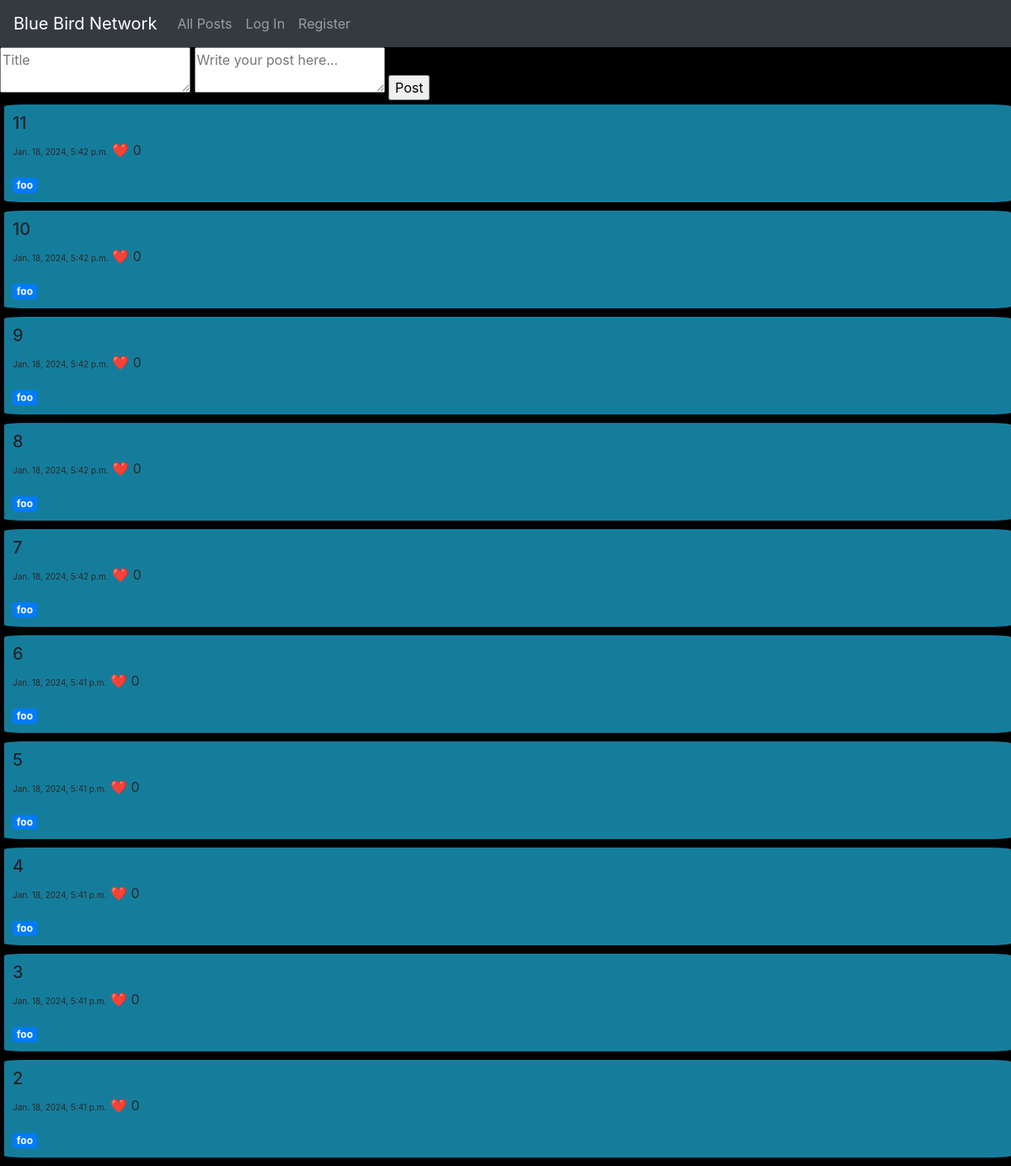
The page / on the database its author committed.
### network/models.py (models this page shows, shortened)
class Tweet(models.Model):
    user = models.ForeignKey(User, on_delete=models.CASCADE, related_name= "user1")
    title = models.CharField(max_length=64)
    content = models.TextField()
    timestamp = models.DateTimeField(auto_now_add=True)
    likes = models.IntegerField(default = 0)

class User(AbstractUser):
    pass

### network/views.py (the view)
# urls.py: path("", views.index, name="index"),
def index(request):
    pageNumber = int(request.GET.get('page', 1))
    nextPageUrl = '?page=' + str(pageNumber + 1)
    lastPageUrl = '?page=' + str(pageNumber - 1) if pageNumber > 1 else ""
    displacementAmount = (pageNumber - 1) * 10
    old_posts = Tweet.objects.all().order_by("-timestamp")[displacementAmount:displacementAmount+10]
    morePosts = Tweet.objects.all().order_by("-timestamp")[displacementAmount+10:displacementAmount+20].exists()
    return render(request, "network/index.html", {'old_posts': old_posts, 'nextPageUrl': nextPageUrl , 'lastPageUrl': lastPageUrl, "more_posts":morePosts})

### network/templates/network/index.html (shortened to what this page needs)
{% extends "network/layout.html" %}
{% block body %}
    <html lang="en">
        <body>
            <form id="post-form" method="POST">
                <textarea id="title-content" name = "title" placeholder = "Title"></textarea>
                <textarea id="post-content" name="content" placeholder="Write your post here..."></textarea>
                <input style="margin-bottom: 5px; " id = "submit-post" type="submit" value="Post">
            </form>
            {% for post in old_posts %}
                <div id = "old_posts">
                    <h5>{{ post.title }}</h5>
                    <p style=" color:rgb(43, 42, 42);"><span style = "font-size: x-small;">{{ post.timestamp }}</span> ❤️ <span>{{ post.likes }}</span></p>
                    <a href="{% url 'smprofile' post.user.username %}" class="badge badge-primary">{{ post.user }}</a>
                </div>
            {% endfor %}
        </body>
    </html>
{% endblock %}

### network/static/network/styles.css (style rules this page uses)
#old_posts { background-color: #157d9c; padding: 10px; margin-bottom: 10px; animation-name: hide; animation-duration: 2s; animation-fill-mode: forwards; animation-play-state: paused; border-radius: 2%; margin-left: 5px; }
body { background-color: black; }

### rows shown on the page
Tweet: title "11", timestamp "Jan. 18, 2024, 5:42 p.m.", likes "0", user "foo"
Tweet: title "10", timestamp "Jan. 18, 2024, 5:42 p.m.", likes "0", user "foo"
Tweet: title "9", timestamp "Jan. 18, 2024, 5:42 p.m.", likes "0", user "foo"
Tweet: title "8", timestamp "Jan. 18, 2024, 5:42 p.m.", likes "0", user "foo"
Tweet: title "7", timestamp "Jan. 18, 2024, 5:42 p.m.", likes "0", user "foo"
Tweet: title "6", timestamp "Jan. 18, 2024, 5:41 p.m.", likes "0", user "foo"
Tweet: title "5", timestamp "Jan. 18, 2024, 5:41 p.m.", likes "0", user "foo"
Tweet: title "4", timestamp "Jan. 18, 2024, 5:41 p.m.", likes "0", user "foo"
Tweet: title "3", timestamp "Jan. 18, 2024, 5:41 p.m.", likes "0", user "foo"
Tweet: title "2", timestamp "Jan. 18, 2024, 5:41 p.m.", likes "0", user "foo"
